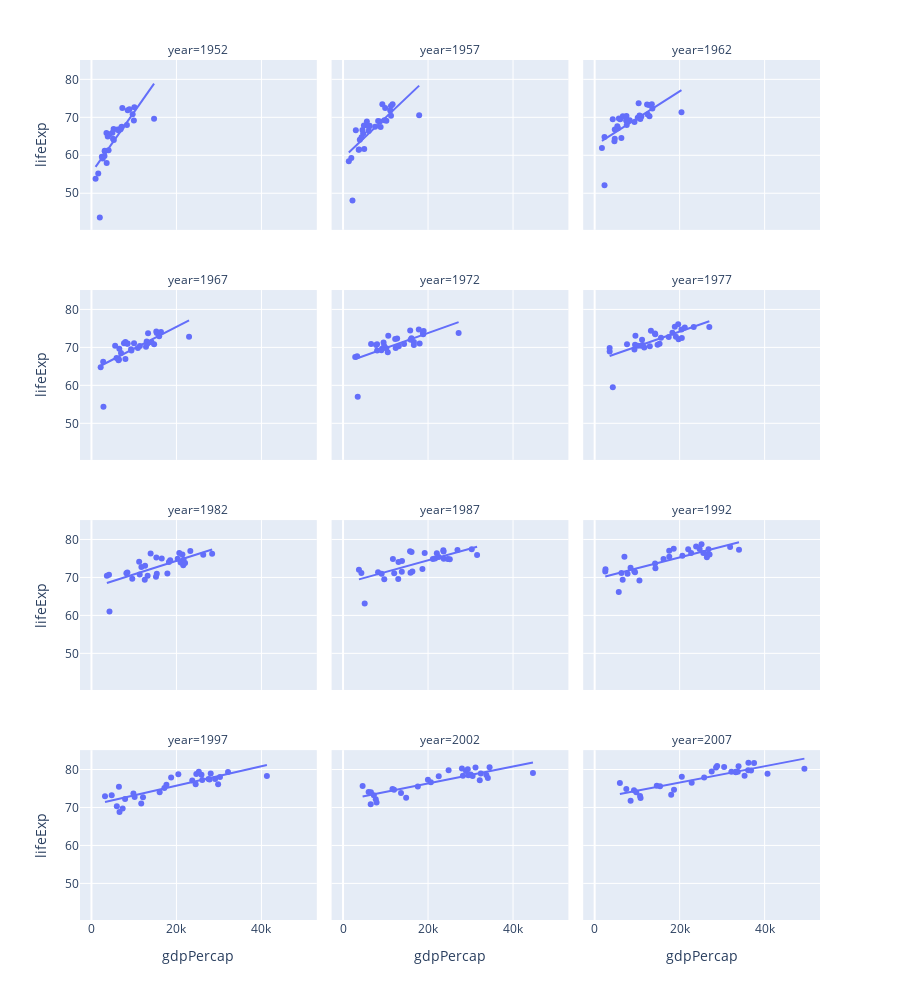

Notebook cell for this chart:
### Markdown cell above
### Visualization

### Code cell
import plotly.express as px

fig = px.scatter(
    df_filter, x='gdpPercap', y='lifeExp',
    hover_name='country', height=1000, trendline="ols",
    size_max=60, facet_col='year', facet_col_wrap=3)

fig

### Figure 1 — Plotly figure (JSON) as saved in the notebook; plotly's stock layout.template omitted (floating-point values rounded to 4 significant figures)
{"data": [{"hovertemplate": "<b>%{hovertext}</b><br><br>year=1952<br>gdpPercap=%{x}<br>lifeExp=%{y}<extra></extra>", "hovertext": ["Albania", "Austria", "Belgium", "Bosnia and Herzegovina", "Bulgaria", "Croatia", "Czech Republic", "Denmark", "Finland", "France", "Germany", "Greece", "Hungary", "Iceland", "Ireland", "Italy", "Montenegro", "Netherlands", "Norway", "Poland", "Portugal", "Romania", "Serbia", "Slovak Republic", "Slovenia", "Spain", "Sweden", "Switzerland", "Turkey", "United Kingdom"], "legendgroup": "", "marker": {"color": "#636efa", "symbol": "circle"}, "mode": "markers", "name": "", "orientation": "v", "showlegend": false, "type": "scatter", "x": [1601.0, 6137.0, 8343.0, 973.5, 2444.0, 3119.0, 6876.0, 9692.0, 6425.0, 7030.0, 7144.0, 3531.0, 5264.0, 7268.0, 5210.0, 4931.0, 2648.0, 8942.0, 10100.0, 4029.0, 3068.0, 3145.0, 3581.0, 5075.0, 4215.0, 3834.0, 8528.0, 14730.0, 1969.0, 9980.0], "xaxis": "x10", "y": [55.23, 66.8, 68, 53.82, 59.6, 61.21, 66.87, 70.78, 66.55, 67.41, 67.5, 65.86, 64.03, 72.49, 66.91, 65.94, 59.16, 72.13, 72.67, 61.31, 59.82, 61.05, 58.0, 64.36, 65.57, 64.94, 71.86, 69.62, 43.59, 69.18], "yaxis": "y10"}, {"hovertemplate": "<b>OLS trendline</b><br>lifeExp = 0.00159335 * gdpPercap + 55.3885<br>R<sup>2</sup>=0.608433<br><br>year=1952<br>gdpPercap=%{x}<br>lifeExp=%{y} <b>(trend)</b><extra></extra>", "legendgroup": "", "marker": {"color": "#636efa", "symbol": "circle"}, "mode": "lines", "name": "", "showlegend": false, "type": "scatter", "x": [973.5, 1601.0, 1969.0, 2444.0, 2648.0, 3068.0, 3119.0, 3145.0, 3531.0, 3581.0, 3834.0, 4029.0, 4215.0, 4931.0, 5075.0, 5210.0, 5264.0, 6137.0, 6425.0, 6876.0, 7030.0, 7144.0, 7268.0, 8343.0, 8528.0, 8942.0, 9692.0, 9980.0, 10100.0, 14730.0], "xaxis": "x10", "y": [56.94, 57.94, 58.53, 59.28, 59.61, 60.28, 60.36, 60.4, 61.01, 61.09, 61.5, 61.81, 62.1, 63.25, 63.47, 63.69, 63.78, 65.17, 65.62, 66.34, 66.59, 66.77, 66.97, 68.68, 68.98, 69.64, 70.83, 71.29, 71.47, 78.87], "yaxis": "y10"}, {"hovertemplate": "<b>%{hovertext}</b><br><br>year=1957<br>gdpPercap=%{x}<br>lifeExp=%{y}<extra></extra>", "hovertext": ["Albania", "Austria", "Belgium", "Bosnia and Herzegovina", "Bulgaria", "Croatia", "Czech Republic", "Denmark", "Finland", "France", "Germany", "Greece", "Hungary", "Iceland", "Ireland", "Italy", "Montenegro", "Netherlands", "Norway", "Poland", "Portugal", "Romania", "Serbia", "Slovak Republic", "Slovenia", "Spain", "Sweden", "Switzerland", "Turkey", "United Kingdom"], "legendgroup": "", "marker": {"color": "#636efa", "symbol": "circle"}, "mode": "markers", "name": "", "orientation": "v", "showlegend": false, "type": "scatter", "x": [1942.0, 8843.0, 9715.0, 1354.0, 3009.0, 4338.0, 8256.0, 11100.0, 7545.0, 8663.0, 10190.0, 4916.0, 6040.0, 9244.0, 5599.0, 6249.0, 3682.0, 11280.0, 11650.0, 4734.0, 3775.0, 3943.0, 4981.0, 6093.0, 5862.0, 4565.0, 9912.0, 17910.0, 2219.0, 11280.0], "xaxis": "x11", "y": [59.28, 67.48, 69.24, 58.45, 66.61, 64.77, 69.03, 71.81, 67.49, 68.93, 69.1, 67.86, 66.41, 73.47, 68.9, 67.81, 61.45, 72.99, 73.44, 65.77, 61.51, 64.1, 61.69, 67.45, 67.85, 66.66, 72.49, 70.56, 48.08, 70.42], "yaxis": "y11"}, {"hovertemplate": "<b>OLS trendline</b><br>lifeExp = 0.001064 * gdpPercap + 59.2944<br>R<sup>2</sup>=0.546045<br><br>year=1957<br>gdpPercap=%{x}<br>lifeExp=%{y} <b>(trend)</b><extra></extra>", "legendgroup": "", "marker": {"color": "#636efa", "symbol": "circle"}, "mode": "lines", "name": "", "showlegend": false, "type": "scatter", "x": [1354.0, 1942.0, 2219.0, 3009.0, 3682.0, 3775.0, 3943.0, 4338.0, 4565.0, 4734.0, 4916.0, 4981.0, 5599.0, 5862.0, 6040.0, 6093.0, 6249.0, 7545.0, 8256.0, 8663.0, 8843.0, 9244.0, 9715.0, 9912.0, 10190.0, 11100.0, 11280.0, 11280.0, 11650.0, 17910.0], "xaxis": "x11", "y": [60.74, 61.36, 61.66, 62.5, 63.21, 63.31, 63.49, 63.91, 64.15, 64.33, 64.53, 64.59, 65.25, 65.53, 65.72, 65.78, 65.94, 67.32, 68.08, 68.51, 68.7, 69.13, 69.63, 69.84, 70.13, 71.1, 71.29, 71.3, 71.69, 78.35], "yaxis": "y11"}, {"hovertemplate": "<b>%{hovertext}</b><br><br>year=1962<br>gdpPercap=%{x}<br>lifeExp=%{y}<extra></extra>", "hovertext": ["Albania", "Austria", "Belgium", "Bosnia and Herzegovina", "Bulgaria", "Croatia", "Czech Republic", "Denmark", "Finland", "France", "Germany", "Greece", "Hungary", "Iceland", "Ireland", "Italy", "Montenegro", "Netherlands", "Norway", "Poland", "Portugal", "Romania", "Serbia", "Slovak Republic", "Slovenia", "Spain", "Sweden", "Switzerland", "Turkey", "United Kingdom"], "legendgroup": "", "marker": {"color": "#636efa", "symbol": "circle"}, "mode": "markers", "name": "", "orientation": "v", "showlegend": false, "type": "scatter", "x": [2313.0, 10750.0, 10990.0, 1710.0, 4254.0, 5478.0, 10140.0, 13580.0, 9372.0, 10560.0, 12900.0, 6017.0, 7550.0, 10350.0, 6632.0, 8244.0, 4650.0, 12790.0, 13450.0, 5339.0, 4728.0, 4735.0, 6290.0, 7481.0, 7402.0, 5694.0, 12330.0, 20430.0, 2323.0, 12480.0], "xaxis": "x12", "y": [64.82, 69.54, 70.25, 61.93, 69.51, 67.13, 69.9, 72.35, 68.75, 70.51, 70.3, 69.51, 67.96, 73.68, 70.29, 69.24, 63.73, 73.23, 73.47, 67.64, 64.39, 66.8, 64.53, 70.33, 69.15, 69.69, 73.37, 71.32, 52.1, 70.76], "yaxis": "y12"}, {"hovertemplate": "<b>OLS trendline</b><br>lifeExp = 0.000715039 * gdpPercap + 62.5576<br>R<sup>2</sup>=0.487023<br><br>year=1962<br>gdpPercap=%{x}<br>lifeExp=%{y} <b>(trend)</b><extra></extra>", "legendgroup": "", "marker": {"color": "#636efa", "symbol": "circle"}, "mode": "lines", "name": "", "showlegend": false, "type": "scatter", "x": [1710.0, 2313.0, 2323.0, 4254.0, 4650.0, 4728.0, 4735.0, 5339.0, 5478.0, 5694.0, 6017.0, 6290.0, 6632.0, 7402.0, 7481.0, 7550.0, 8244.0, 9372.0, 10140.0, 10350.0, 10560.0, 10750.0, 10990.0, 12330.0, 12480.0, 12790.0, 12900.0, 13450.0, 13580.0, 20430.0], "xaxis": "x12", "y": [63.78, 64.21, 64.22, 65.6, 65.88, 65.94, 65.94, 66.38, 66.47, 66.63, 66.86, 67.05, 67.3, 67.85, 67.91, 67.96, 68.45, 69.26, 69.81, 69.96, 70.11, 70.24, 70.42, 71.37, 71.48, 71.7, 71.78, 72.18, 72.27, 77.17], "yaxis": "y12"}, {"hovertemplate": "<b>%{hovertext}</b><br><br>year=1967<br>gdpPercap=%{x}<br>lifeExp=%{y}<extra></extra>", "hovertext": ["Albania", "Austria", "Belgium", "Bosnia and Herzegovina", "Bulgaria", "Croatia", "Czech Republic", "Denmark", "Finland", "France", "Germany", "Greece", "Hungary", "Iceland", "Ireland", "Italy", "Montenegro", "Netherlands", "Norway", "Poland", "Portugal", "Romania", "Serbia", "Slovak Republic", "Slovenia", "Spain", "Sweden", "Switzerland", "Turkey", "United Kingdom"], "legendgroup": "", "marker": {"color": "#636efa", "symbol": "circle"}, "mode": "markers", "name": "", "orientation": "v", "showlegend": false, "type": "scatter", "x": [2760.0, 12830.0, 13150.0, 2172.0, 5577.0, 6960.0, 11400.0, 15940.0, 10920.0, 13000.0, 14750.0, 8513.0, 9327.0, 13320.0, 7656.0, 10020.0, 5908.0, 15360.0, 16360.0, 6557.0, 6362.0, 6471.0, 7992.0, 8413.0, 9405.0, 7994.0, 15260.0, 22970.0, 2826.0, 14140.0], "xaxis": "x7", "y": [66.22, 70.14, 70.94, 64.79, 70.42, 68.5, 70.38, 72.96, 69.83, 71.55, 70.8, 71, 69.5, 73.73, 71.08, 71.06, 67.18, 73.82, 74.08, 69.61, 66.6, 66.8, 66.91, 70.98, 69.18, 71.44, 74.16, 72.77, 54.34, 71.36], "yaxis": "y7"}, {"hovertemplate": "<b>OLS trendline</b><br>lifeExp = 0.000573787 * gdpPercap + 63.9172<br>R<sup>2</sup>=0.509093<br><br>year=1967<br>gdpPercap=%{x}<br>lifeExp=%{y} <b>(trend)</b><extra></extra>", "legendgroup": "", "marker": {"color": "#636efa", "symbol": "circle"}, "mode": "lines", "name": "", "showlegend": false, "type": "scatter", "x": [2172.0, 2760.0, 2826.0, 5577.0, 5908.0, 6362.0, 6471.0, 6557.0, 6960.0, 7656.0, 7992.0, 7994.0, 8413.0, 8513.0, 9327.0, 9405.0, 10020.0, 10920.0, 11400.0, 12830.0, 13000.0, 13150.0, 13320.0, 14140.0, 14750.0, 15260.0, 15360.0, 15940.0, 16360.0, 22970.0], "xaxis": "x7", "y": [65.16, 65.5, 65.54, 67.12, 67.31, 67.57, 67.63, 67.68, 67.91, 68.31, 68.5, 68.5, 68.74, 68.8, 69.27, 69.31, 69.67, 70.18, 70.46, 71.28, 71.38, 71.46, 71.56, 72.03, 72.38, 72.67, 72.73, 73.06, 73.31, 77.09], "yaxis": "y7"}, {"hovertemplate": "<b>%{hovertext}</b><br><br>year=1972<br>gdpPercap=%{x}<br>lifeExp=%{y}<extra></extra>", "hovertext": ["Albania", "Austria", "Belgium", "Bosnia and Herzegovina", "Bulgaria", "Croatia", "Czech Republic", "Denmark", "Finland", "France", "Germany", "Greece", "Hungary", "Iceland", "Ireland", "Italy", "Montenegro", "Netherlands", "Norway", "Poland", "Portugal", "Romania", "Serbia", "Slovak Republic", "Slovenia", "Spain", "Sweden", "Switzerland", "Turkey", "United Kingdom"], "legendgroup": "", "marker": {"color": "#636efa", "symbol": "circle"}, "mode": "markers", "name": "", "orientation": "v", "showlegend": false, "type": "scatter", "x": [3313.0, 16660.0, 16670.0, 2860.0, 6597.0, 9164.0, 13110.0, 18870.0, 14360.0, 16110.0, 18020.0, 12720.0, 10170.0, 15800.0, 9531.0, 12270.0, 7778.0, 18790.0, 18970.0, 8007.0, 9022.0, 8011.0, 10520.0, 9674.0, 12380.0, 10640.0, 17830.0, 27200.0, 3451.0, 15900.0], "xaxis": "x8", "y": [67.69, 70.63, 71.44, 67.45, 70.9, 69.61, 70.29, 73.47, 70.87, 72.38, 71, 72.34, 69.76, 74.46, 71.28, 72.19, 70.64, 73.75, 74.34, 70.85, 69.26, 69.21, 68.7, 70.35, 69.82, 73.06, 74.72, 73.78, 57.01, 72.01], "yaxis": "y8"}, {"hovertemplate": "<b>OLS trendline</b><br>lifeExp = 0.000400268 * gdpPercap + 65.7799<br>R<sup>2</sup>=0.463140<br><br>year=1972<br>gdpPercap=%{x}<br>lifeExp=%{y} <b>(trend)</b><extra></extra>", "legendgroup": "", "marker": {"color": "#636efa", "symbol": "circle"}, "mode": "lines", "name": "", "showlegend": false, "type": "scatter", "x": [2860.0, 3313.0, 3451.0, 6597.0, 7778.0, 8007.0, 8011.0, 9022.0, 9164.0, 9531.0, 9674.0, 10170.0, 10520.0, 10640.0, 12270.0, 12380.0, 12720.0, 13110.0, 14360.0, 15800.0, 15900.0, 16110.0, 16660.0, 16670.0, 17830.0, 18020.0, 18790.0, 18870.0, 18970.0, 27200.0], "xaxis": "x8", "y": [66.92, 67.11, 67.16, 68.42, 68.89, 68.98, 68.99, 69.39, 69.45, 69.59, 69.65, 69.85, 69.99, 70.04, 70.69, 70.74, 70.87, 71.03, 71.53, 72.1, 72.14, 72.23, 72.45, 72.45, 72.92, 72.99, 73.3, 73.33, 73.37, 76.67], "yaxis": "y8"}, {"hovertemplate": "<b>%{hovertext}</b><br><br>year=1977<br>gdpPercap=%{x}<br>lifeExp=%{y}<extra></extra>", "hovertext": ["Albania", "Austria", "Belgium", "Bosnia and Herzegovina", "Bulgaria", "Croatia", "Czech Republic", "Denmark", "Finland", "France", "Germany", "Greece", "Hungary", "Iceland", "Ireland", "Italy", "Montenegro", "Netherlands", "Norway", "Poland", "Portugal", "Romania", "Serbia", "Slovak Republic", "Slovenia", "Spain", "Sweden", "Switzerland", "Turkey", "United Kingdom"], "legendgroup": "", "marker": {"color": "#636efa", "symbol": "circle"}, "mode": "markers", "name": "", "orientation": "v", "showlegend": false, "type": "scatter", "x": [3533.0, 19750.0, 19120.0, 3528.0, 7612.0, 11310.0, 14800.0, 20420.0, 15610.0, 18290.0, 20510.0, 14200.0, 11670.0, 19650.0, 11150.0, 14260.0, 9596.0, 21210.0, 23310.0, 9508.0, 10170.0, 9356.0, 12980.0, 10920.0, 15280.0, 13240.0, 18860.0, 26980.0, 4269.0, 17430.0], "xaxis": "x9", "y": [68.93, 72.17, 72.8, 69.86, 70.81, 70.64, 70.71, 74.69, 72.52, 73.83, 72.5, 73.68, 69.95, 76.11, 72.03, 73.48, 73.07, 75.24, 75.37, 70.67, 70.41, 69.46, 70.3, 70.45, 70.97, 74.39, 75.44, 75.39, 59.51, 72.76], "yaxis": "y9"}, {"hovertemplate": "<b>OLS trendline</b><br>lifeExp = 0.00039008 * gdpPercap + 66.3659<br>R<sup>2</sup>=0.539074<br><br>year=1977<br>gdpPercap=%{x}<br>lifeExp=%{y} <b>(trend)</b><extra></extra>", "legendgroup": "", "marker": {"color": "#636efa", "symbol": "circle"}, "mode": "lines", "name": "", "showlegend": false, "type": "scatter", "x": [3528.0, 3533.0, 4269.0, 7612.0, 9356.0, 9508.0, 9596.0, 10170.0, 10920.0, 11150.0, 11310.0, 11670.0, 12980.0, 13240.0, 14200.0, 14260.0, 14800.0, 15280.0, 15610.0, 17430.0, 18290.0, 18860.0, 19120.0, 19650.0, 19750.0, 20420.0, 20510.0, 21210.0, 23310.0, 26980.0], "xaxis": "x9", "y": [67.74, 67.74, 68.03, 69.34, 70.02, 70.07, 70.11, 70.33, 70.63, 70.72, 70.78, 70.92, 71.43, 71.53, 71.9, 71.93, 72.14, 72.33, 72.45, 73.16, 73.5, 73.72, 73.82, 74.03, 74.07, 74.33, 74.37, 74.64, 75.46, 76.89], "yaxis": "y9"}, {"hovertemplate": "<b>%{hovertext}</b><br><br>year=1982<br>gdpPercap=%{x}<br>lifeExp=%{y}<extra></extra>", "hovertext": ["Albania", "Austria", "Belgium", "Bosnia and Herzegovina", "Bulgaria", "Croatia", "Czech Republic", "Denmark", "Finland", "France", "Germany", "Greece", "Hungary", "Iceland", "Ireland", "Italy", "Montenegro", "Netherlands", "Norway", "Poland", "Portugal", "Romania", "Serbia", "Slovak Republic", "Slovenia", "Spain", "Sweden", "Switzerland", "Turkey", "United Kingdom"], "legendgroup": "", "marker": {"color": "#636efa", "symbol": "circle"}, "mode": "markers", "name": "", "orientation": "v", "showlegend": false, "type": "scatter", "x": [3631.0, 21600.0, 20980.0, 4127.0, 8224.0, 13220.0, 15380.0, 21690.0, 18530.0, 20290.0, 22030.0, 15270.0, 12550.0, 23270.0, 12620.0, 16540.0, 11220.0, 21400.0, 26300.0, 8452.0, 11750.0, 9605.0, 15180.0, 11350.0, 17870.0, 13930.0, 20670.0, 28400.0, 4241.0, 18230.0], "xaxis": "x4", "y": [70.42, 73.18, 73.93, 70.69, 71.08, 70.46, 70.96, 74.63, 74.55, 74.89, 73.8, 75.24, 69.39, 76.99, 73.1, 74.98, 74.1, 76.05, 75.97, 71.32, 72.77, 69.66, 70.16, 70.8, 71.06, 76.3, 76.42, 76.21, 61.04, 74.04], "yaxis": "y4"}, {"hovertemplate": "<b>OLS trendline</b><br>lifeExp = 0.000356374 * gdpPercap + 67.2406<br>R<sup>2</sup>=0.510652<br><br>year=1982<br>gdpPercap=%{x}<br>lifeExp=%{y} <b>(trend)</b><extra></extra>", "legendgroup": "", "marker": {"color": "#636efa", "symbol": "circle"}, "mode": "lines", "name": "", "showlegend": false, "type": "scatter", "x": [3631.0, 4127.0, 4241.0, 8224.0, 8452.0, 9605.0, 11220.0, 11350.0, 11750.0, 12550.0, 12620.0, 13220.0, 13930.0, 15180.0, 15270.0, 15380.0, 16540.0, 17870.0, 18230.0, 18530.0, 20290.0, 20670.0, 20980.0, 21400.0, 21600.0, 21690.0, 22030.0, 23270.0, 26300.0, 28400.0], "xaxis": "x4", "y": [68.53, 68.71, 68.75, 70.17, 70.25, 70.66, 71.24, 71.28, 71.43, 71.71, 71.74, 71.95, 72.2, 72.65, 72.68, 72.72, 73.13, 73.61, 73.74, 73.85, 74.47, 74.61, 74.72, 74.87, 74.94, 74.97, 75.09, 75.53, 76.61, 77.36], "yaxis": "y4"}, {"hovertemplate": "<b>%{hovertext}</b><br><br>year=1987<br>gdpPercap=%{x}<br>lifeExp=%{y}<extra></extra>", "hovertext": ["Albania", "Austria", "Belgium", "Bosnia and Herzegovina", "Bulgaria", "Croatia", "Czech Republic", "Denmark", "Finland", "France", "Germany", "Greece", "Hungary", "Iceland", "Ireland", "Italy", "Montenegro", "Netherlands", "Norway", "Poland", "Portugal", "Romania", "Serbia", "Slovak Republic", "Slovenia", "Spain", "Sweden", "Switzerland", "Turkey", "United Kingdom"], "legendgroup": "", "marker": {"color": "#636efa", "symbol": "circle"}, "mode": "markers", "name": "", "orientation": "v", "showlegend": false, "type": "scatter", "x": [3739.0, 23690.0, 22530.0, 4314.0, 8240.0, 13820.0, 16310.0, 25120.0, 21140.0, 22070.0, 24640.0, 16120.0, 12990.0, 26920.0, 13870.0, 19210.0, 11730.0, 23650.0, 31540.0, 9082.0, 13040.0, 9696.0, 15870.0, 12040.0, 18680.0, 15760.0, 23590.0, 30280.0, 5089.0, 21660.0], "xaxis": "x5", "y": [72, 74.94, 75.35, 71.14, 71.34, 71.52, 71.58, 74.8, 74.83, 76.34, 74.85, 76.67, 69.58, 77.23, 74.36, 76.42, 74.86, 76.83, 75.89, 70.98, 74.06, 69.53, 71.22, 71.08, 72.25, 76.9, 77.19, 77.41, 63.11, 75.01], "yaxis": "y5"}, {"hovertemplate": "<b>OLS trendline</b><br>lifeExp = 0.000308856 * gdpPercap + 68.3254<br>R<sup>2</sup>=0.531653<br><br>year=1987<br>gdpPercap=%{x}<br>lifeExp=%{y} <b>(trend)</b><extra></extra>", "legendgroup": "", "marker": {"color": "#636efa", "symbol": "circle"}, "mode": "lines", "name": "", "showlegend": false, "type": "scatter", "x": [3739.0, 4314.0, 5089.0, 8240.0, 9082.0, 9696.0, 11730.0, 12040.0, 12990.0, 13040.0, 13820.0, 13870.0, 15760.0, 15870.0, 16120.0, 16310.0, 18680.0, 19210.0, 21140.0, 21660.0, 22070.0, 22530.0, 23590.0, 23650.0, 23690.0, 24640.0, 25120.0, 26920.0, 30280.0, 31540.0], "xaxis": "x5", "y": [69.48, 69.66, 69.9, 70.87, 71.13, 71.32, 71.95, 72.04, 72.34, 72.35, 72.59, 72.61, 73.19, 73.23, 73.3, 73.36, 74.09, 74.26, 74.85, 75.02, 75.14, 75.28, 75.61, 75.63, 75.64, 75.94, 76.08, 76.64, 77.68, 78.07], "yaxis": "y5"}, {"hovertemplate": "<b>%{hovertext}</b><br><br>year=1992<br>gdpPercap=%{x}<br>lifeExp=%{y}<extra></extra>", "hovertext": ["Albania", "Austria", "Belgium", "Bosnia and Herzegovina", "Bulgaria", "Croatia", "Czech Republic", "Denmark", "Finland", "France", "Germany", "Greece", "Hungary", "Iceland", "Ireland", "Italy", "Montenegro", "Netherlands", "Norway", "Poland", "Portugal", "Romania", "Serbia", "Slovak Republic", "Slovenia", "Spain", "Sweden", "Switzerland", "Turkey", "United Kingdom"], "legendgroup": "", "marker": {"color": "#636efa", "symbol": "circle"}, "mode": "markers", "name": "", "orientation": "v", "showlegend": false, "type": "scatter", "x": [2497.0, 27040.0, 25580.0, 2547.0, 6303.0, 8448.0, 14300.0, 26410.0, 20650.0, 24700.0, 26510.0, 17540.0, 10540.0, 25140.0, 17560.0, 22010.0, 7003.0, 26790.0, 33970.0, 7739.0, 16210.0, 6598.0, 9325.0, 9498.0, 14210.0, 18600.0, 23880.0, 31870.0, 5678.0, 22710.0], "xaxis": "x6", "y": [71.58, 76.04, 76.46, 72.18, 71.19, 72.53, 72.4, 75.33, 75.7, 77.46, 76.07, 77.03, 69.17, 78.77, 75.47, 77.44, 75.44, 77.42, 77.32, 70.99, 74.86, 69.36, 71.66, 71.38, 73.64, 77.57, 78.16, 78.03, 66.15, 76.42], "yaxis": "y6"}, {"hovertemplate": "<b>OLS trendline</b><br>lifeExp = 0.000286927 * gdpPercap + 69.5447<br>R<sup>2</sup>=0.663146<br><br>year=1992<br>gdpPercap=%{x}<br>lifeExp=%{y} <b>(trend)</b><extra></extra>", "legendgroup": "", "marker": {"color": "#636efa", "symbol": "circle"}, "mode": "lines", "name": "", "showlegend": false, "type": "scatter", "x": [2497.0, 2547.0, 5678.0, 6303.0, 6598.0, 7003.0, 7739.0, 8448.0, 9325.0, 9498.0, 10540.0, 14210.0, 14300.0, 16210.0, 17540.0, 17560.0, 18600.0, 20650.0, 22010.0, 22710.0, 23880.0, 24700.0, 25140.0, 25580.0, 26410.0, 26510.0, 26790.0, 27040.0, 31870.0, 33970.0], "xaxis": "x6", "y": [70.26, 70.28, 71.17, 71.35, 71.44, 71.55, 71.77, 71.97, 72.22, 72.27, 72.57, 73.62, 73.65, 74.19, 74.58, 74.58, 74.88, 75.47, 75.86, 76.06, 76.4, 76.63, 76.76, 76.88, 77.12, 77.15, 77.23, 77.3, 78.69, 79.29], "yaxis": "y6"}, {"hovertemplate": "<b>%{hovertext}</b><br><br>year=1997<br>gdpPercap=%{x}<br>lifeExp=%{y}<extra></extra>", "hovertext": ["Albania", "Austria", "Belgium", "Bosnia and Herzegovina", "Bulgaria", "Croatia", "Czech Republic", "Denmark", "Finland", "France", "Germany", "Greece", "Hungary", "Iceland", "Ireland", "Italy", "Montenegro", "Netherlands", "Norway", "Poland", "Portugal", "Romania", "Serbia", "Slovak Republic", "Slovenia", "Spain", "Sweden", "Switzerland", "Turkey", "United Kingdom"], "legendgroup": "", "marker": {"color": "#636efa", "symbol": "circle"}, "mode": "markers", "name": "", "orientation": "v", "showlegend": false, "type": "scatter", "x": [3193.0, 29100.0, 27560.0, 4766.0, 5970.0, 9876.0, 16050.0, 29800.0, 23720.0, 25890.0, 27790.0, 18750.0, 11710.0, 28060.0, 24520.0, 24680.0, 6466.0, 30250.0, 41280.0, 10160.0, 17640.0, 7347.0, 7914.0, 12130.0, 17160.0, 20450.0, 25270.0, 32140.0, 6601.0, 26070.0], "xaxis": "x", "y": [72.95, 77.51, 77.53, 73.24, 70.32, 73.68, 74.01, 76.11, 77.13, 78.64, 77.34, 77.87, 71.04, 78.95, 76.12, 78.82, 75.44, 78.03, 78.32, 72.75, 75.97, 69.72, 72.23, 72.71, 75.13, 78.77, 79.39, 79.37, 68.83, 77.22], "yaxis": "y"}, {"hovertemplate": "<b>OLS trendline</b><br>lifeExp = 0.000255246 * gdpPercap + 70.6359<br>R<sup>2</sup>=0.684783<br><br>year=1997<br>gdpPercap=%{x}<br>lifeExp=%{y} <b>(trend)</b><extra></extra>", "legendgroup": "", "marker": {"color": "#636efa", "symbol": "circle"}, "mode": "lines", "name": "", "showlegend": false, "type": "scatter", "x": [3193.0, 4766.0, 5970.0, 6466.0, 6601.0, 7347.0, 7914.0, 9876.0, 10160.0, 11710.0, 12130.0, 16050.0, 17160.0, 17640.0, 18750.0, 20450.0, 23720.0, 24520.0, 24680.0, 25270.0, 25890.0, 26070.0, 27560.0, 27790.0, 28060.0, 29100.0, 29800.0, 30250.0, 32140.0, 41280.0], "xaxis": "x", "y": [71.45, 71.85, 72.16, 72.29, 72.32, 72.51, 72.66, 73.16, 73.23, 73.63, 73.73, 74.73, 75.02, 75.14, 75.42, 75.85, 76.69, 76.9, 76.93, 77.09, 77.24, 77.29, 77.67, 77.73, 77.8, 78.06, 78.24, 78.36, 78.84, 81.17], "yaxis": "y"}, {"hovertemplate": "<b>%{hovertext}</b><br><br>year=2002<br>gdpPercap=%{x}<br>lifeExp=%{y}<extra></extra>", "hovertext": ["Albania", "Austria", "Belgium", "Bosnia and Herzegovina", "Bulgaria", "Croatia", "Czech Republic", "Denmark", "Finland", "France", "Germany", "Greece", "Hungary", "Iceland", "Ireland", "Italy", "Montenegro", "Netherlands", "Norway", "Poland", "Portugal", "Romania", "Serbia", "Slovak Republic", "Slovenia", "Spain", "Sweden", "Switzerland", "Turkey", "United Kingdom"], "legendgroup": "", "marker": {"color": "#636efa", "symbol": "circle"}, "mode": "markers", "name": "", "orientation": "v", "showlegend": false, "type": "scatter", "x": [4604.0, 32420.0, 30490.0, 6019.0, 7697.0, 11630.0, 17600.0, 32170.0, 28200.0, 28930.0, 30040.0, 22510.0, 14840.0, 31160.0, 34080.0, 27970.0, 6557.0, 33720.0, 44680.0, 12000.0, 19970.0, 7885.0, 7236.0, 13640.0, 20660.0, 24840.0, 29340.0, 34480.0, 6508.0, 29480.0], "xaxis": "x2", "y": [75.65, 78.98, 78.32, 74.09, 72.14, 74.88, 75.51, 77.18, 78.37, 79.59, 78.67, 78.26, 72.59, 80.5, 77.78, 80.24, 73.98, 78.53, 79.05, 74.67, 77.29, 71.32, 73.21, 73.8, 76.66, 79.78, 80.04, 80.62, 70.84, 78.47], "yaxis": "y2"}, {"hovertemplate": "<b>OLS trendline</b><br>lifeExp = 0.000223002 * gdpPercap + 71.8588<br>R<sup>2</sup>=0.730185<br><br>year=2002<br>gdpPercap=%{x}<br>lifeExp=%{y} <b>(trend)</b><extra></extra>", "legendgroup": "", "marker": {"color": "#636efa", "symbol": "circle"}, "mode": "lines", "name": "", "showlegend": false, "type": "scatter", "x": [4604.0, 6019.0, 6508.0, 6557.0, 7236.0, 7697.0, 7885.0, 11630.0, 12000.0, 13640.0, 14840.0, 17600.0, 19970.0, 20660.0, 22510.0, 24840.0, 27970.0, 28200.0, 28930.0, 29340.0, 29480.0, 30040.0, 30490.0, 31160.0, 32170.0, 32420.0, 33720.0, 34080.0, 34480.0, 44680.0], "xaxis": "x2", "y": [72.89, 73.2, 73.31, 73.32, 73.47, 73.58, 73.62, 74.45, 74.54, 74.9, 75.17, 75.78, 76.31, 76.47, 76.88, 77.4, 78.1, 78.15, 78.31, 78.4, 78.43, 78.56, 78.66, 78.81, 79.03, 79.09, 79.38, 79.46, 79.55, 81.82], "yaxis": "y2"}, {"hovertemplate": "<b>%{hovertext}</b><br><br>year=2007<br>gdpPercap=%{x}<br>lifeExp=%{y}<extra></extra>", "hovertext": ["Albania", "Austria", "Belgium", "Bosnia and Herzegovina", "Bulgaria", "Croatia", "Czech Republic", "Denmark", "Finland", "France", "Germany", "Greece", "Hungary", "Iceland", "Ireland", "Italy", "Montenegro", "Netherlands", "Norway", "Poland", "Portugal", "Romania", "Serbia", "Slovak Republic", "Slovenia", "Spain", "Sweden", "Switzerland", "Turkey", "United Kingdom"], "legendgroup": "", "marker": {"color": "#636efa", "symbol": "circle"}, "mode": "markers", "name": "", "orientation": "v", "showlegend": false, "type": "scatter", "x": [5937.0, 36130.0, 33690.0, 7446.0, 10680.0, 14620.0, 22830.0, 35280.0, 33210.0, 30470.0, 32170.0, 27540.0, 18010.0, 36180.0, 40680.0, 28570.0, 9254.0, 36800.0, 49360.0, 15390.0, 20510.0, 10810.0, 9787.0, 18680.0, 25770.0, 28820.0, 33860.0, 37510.0, 8458.0, 33200.0], "xaxis": "x3", "y": [76.42, 79.83, 79.44, 74.85, 73.0, 75.75, 76.49, 78.33, 79.31, 80.66, 79.41, 79.48, 73.34, 81.76, 78.89, 80.55, 74.54, 79.76, 80.2, 75.56, 78.1, 72.48, 74.0, 74.66, 77.93, 80.94, 80.88, 81.7, 71.78, 79.42], "yaxis": "y3"}, {"hovertemplate": "<b>OLS trendline</b><br>lifeExp = 0.000214634 * gdpPercap + 72.2711<br>R<sup>2</sup>=0.722451<br><br>year=2007<br>gdpPercap=%{x}<br>lifeExp=%{y} <b>(trend)</b><extra></extra>", "legendgroup": "", "marker": {"color": "#636efa", "symbol": "circle"}, "mode": "lines", "name": "", "showlegend": false, "type": "scatter", "x": [5937.0, 7446.0, 8458.0, 9254.0, 9787.0, 10680.0, 10810.0, 14620.0, 15390.0, 18010.0, 18680.0, 20510.0, 22830.0, 25770.0, 27540.0, 28570.0, 28820.0, 30470.0, 32170.0, 33200.0, 33210.0, 33690.0, 33860.0, 35280.0, 36130.0, 36180.0, 36800.0, 37510.0, 40680.0, 49360.0], "xaxis": "x3", "y": [73.55, 73.87, 74.09, 74.26, 74.37, 74.56, 74.59, 75.41, 75.57, 76.14, 76.28, 76.67, 77.17, 77.8, 78.18, 78.4, 78.46, 78.81, 79.18, 79.4, 79.4, 79.5, 79.54, 79.84, 80.03, 80.04, 80.17, 80.32, 81.0, 82.86], "yaxis": "y3"}], "layout": {"annotations": [{"font": {}, "showarrow": false, "text": "year=1997", "x": 0.16, "xanchor": "center", "xref": "paper", "y": 0.1975, "yanchor": "bottom", "yref": "paper"}, {"font": {}, "showarrow": false, "text": "year=2002", "x": 0.5, "xanchor": "center", "xref": "paper", "y": 0.1975, "yanchor": "bottom", "yref": "paper"}, {"font": {}, "showarrow": false, "text": "year=2007", "x": 0.84, "xanchor": "center", "xref": "paper", "y": 0.1975, "yanchor": "bottom", "yref": "paper"}, {"font": {}, "showarrow": false, "text": "year=1982", "x": 0.16, "xanchor": "center", "xref": "paper", "y": 0.465, "yanchor": "bottom", "yref": "paper"}, {"font": {}, "showarrow": false, "text": "year=1987", "x": 0.5, "xanchor": "center", "xref": "paper", "y": 0.465, "yanchor": "bottom", "yref": "paper"}, {"font": {}, "showarrow": false, "text": "year=1992", "x": 0.84, "xanchor": "center", "xref": "paper", "y": 0.465, "yanchor": "bottom", "yref": "paper"}, {"font": {}, "showarrow": false, "text": "year=1967", "x": 0.16, "xanchor": "center", "xref": "paper", "y": 0.7325, "yanchor": "bottom", "yref": "paper"}, {"font": {}, "showarrow": false, "text": "year=1972", "x": 0.5, "xanchor": "center", "xref": "paper", "y": 0.7325, "yanchor": "bottom", "yref": "paper"}, {"font": {}, "showarrow": false, "text": "year=1977", "x": 0.84, "xanchor": "center", "xref": "paper", "y": 0.7325, "yanchor": "bottom", "yref": "paper"}, {"font": {}, "showarrow": false, "text": "year=1952", "x": 0.16, "xanchor": "center", "xref": "paper", "y": 1, "yanchor": "bottom", "yref": "paper"}, {"font": {}, "showarrow": false, "text": "year=1957", "x": 0.5, "xanchor": "center", "xref": "paper", "y": 1, "yanchor": "bottom", "yref": "paper"}, {"font": {}, "showarrow": false, "text": "year=1962", "x": 0.84, "xanchor": "center", "xref": "paper", "y": 1, "yanchor": "bottom", "yref": "paper"}], "height": 1000, "legend": {"tracegroupgap": 0}, "margin": {"t": 60}, "xaxis": {"anchor": "y", "domain": [0, 0.32], "title": {"text": "gdpPercap"}}, "xaxis10": {"anchor": "y10", "domain": [0, 0.32], "matches": "x", "showticklabels": false}, "xaxis11": {"anchor": "y11", "domain": [0.34, 0.66], "matches": "x", "showticklabels": false}, "xaxis12": {"anchor": "y12", "domain": [0.68, 1.0], "matches": "x", "showticklabels": false}, "xaxis2": {"anchor": "y2", "domain": [0.34, 0.66], "matches": "x", "title": {"text": "gdpPercap"}}, "xaxis3": {"anchor": "y3", "domain": [0.68, 1.0], "matches": "x", "title": {"text": "gdpPercap"}}, "xaxis4": {"anchor": "y4", "domain": [0, 0.32], "matches": "x", "showticklabels": false}, "xaxis5": {"anchor": "y5", "domain": [0.34, 0.66], "matches": "x", "showticklabels": false}, "xaxis6": {"anchor": "y6", "domain": [0.68, 1.0], "matches": "x", "showticklabels": false}, "xaxis7": {"anchor": "y7", "domain": [0, 0.32], "matches": "x", "showticklabels": false}, "xaxis8": {"anchor": "y8", "domain": [0.34, 0.66], "matches": "x", "showticklabels": false}, "xaxis9": {"anchor": "y9", "domain": [0.68, 1.0], "matches": "x", "showticklabels": false}, "yaxis": {"anchor": "x", "domain": [0, 0.1975], "title": {"text": "lifeExp"}}, "yaxis10": {"anchor": "x10", "domain": [0.8025, 1], "matches": "y", "title": {"text": "lifeExp"}}, "yaxis11": {"anchor": "x11", "domain": [0.8025, 1], "matches": "y", "showticklabels": false}, "yaxis12": {"anchor": "x12", "domain": [0.8025, 1], "matches": "y", "showticklabels": false}, "yaxis2": {"anchor": "x2", "domain": [0, 0.1975], "matches": "y", "showticklabels": false}, "yaxis3": {"anchor": "x3", "domain": [0, 0.1975], "matches": "y", "showticklabels": false}, "yaxis4": {"anchor": "x4", "domain": [0.2675, 0.465], "matches": "y", "title": {"text": "lifeExp"}}, "yaxis5": {"anchor": "x5", "domain": [0.2675, 0.465], "matches": "y", "showticklabels": false}, "yaxis6": {"anchor": "x6", "domain": [0.2675, 0.465], "matches": "y", "showticklabels": false}, "yaxis7": {"anchor": "x7", "domain": [0.535, 0.7325], "matches": "y", "title": {"text": "lifeExp"}}, "yaxis8": {"anchor": "x8", "domain": [0.535, 0.7325], "matches": "y", "showticklabels": false}, "yaxis9": {"anchor": "x9", "domain": [0.535, 0.7325], "matches": "y", "showticklabels": false}}}
